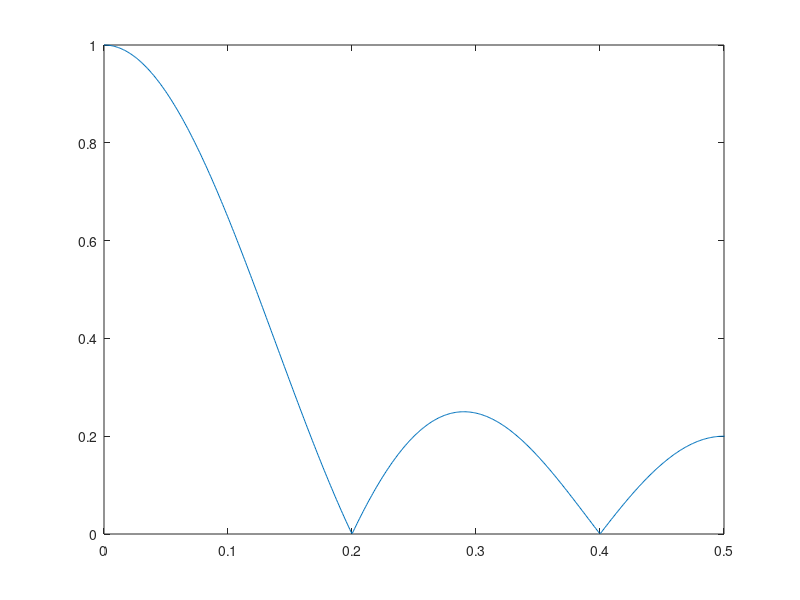

The MATLAB script that drew this image: (Note: this script raises an error after producing the figure.)
clear all;
M = 5;
N = 1024;
n = (0:N-1)*1/1024;
h = ones(1,M)./M; %numerator coefficients
y = fft(h, N);
plot(n, abs(y))
axis([0, 0.5, 0, 1])
gtext('5')
xlabel('Normalized Frequency')
ylabel('Magnitude')

hold on

M = 21;
N = 1024;
n = (0:N-1)*1/1024;
h = ones(1,M)./M; %numerator coefficients
y = fft(h, N);
plot(n, abs(y))
axis([0, 0.5, 0, 1])
gtext('21')
xlabel('Normalized Frequency')
ylabel('Magnitude')

hold on

M = 51;
N = 1024;
n = (0:N-1)*1/1024;
h = ones(1,M)./M; %numerator coefficients
y = fft(h, N);
plot(n, abs(y))
axis([0, 0.5, 0, 1])
gtext('51')
xlabel('Normalized Frequency')
ylabel('Magnitude')

saveas(gcf, 'Task1_1', 'png') % Save Figure
shg